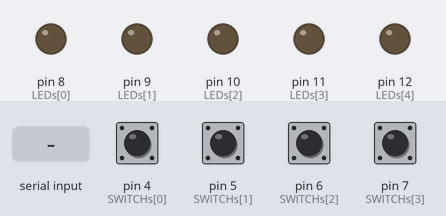
The sketch below on a simulated Arduino Uno, built with avr-gcc and run on an emulated ATmega328P. Shown: output pins drawn as LEDs (lit = HIGH). The test bench sets the inputs (shaded band); at power-on: pin 4 (SWITCHs[0]), pin 5 (SWITCHs[1]), pin 6 (SWITCHs[2]), pin 7 (SWITCHs[3]) HIGH. What the sketch prints to the serial monitor is not drawn.

Above: at 1.2 s.
1.3 s: pin 4 (SWITCHs[0]) pulled LOW for 0.15 s
At 1.45 s:
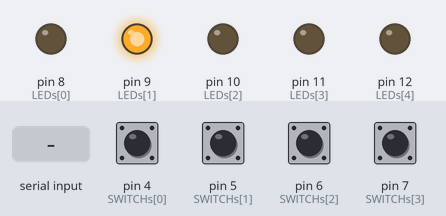
4.3 s: pin 6 (SWITCHs[2]) pulled LOW for 0.15 s
At 5.5 s:
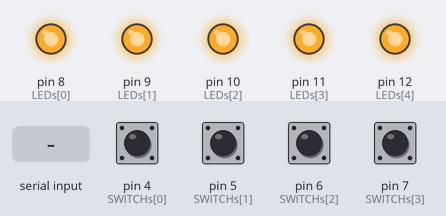
5.9 s: pin 5 (SWITCHs[1]) pulled LOW for 1 s
At 6.05 s:
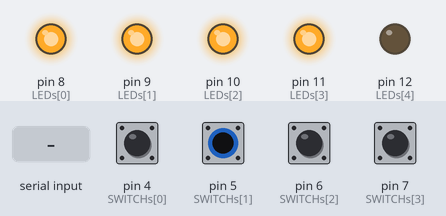
10.5 s: "1" received over Serial
At 10.75 s:
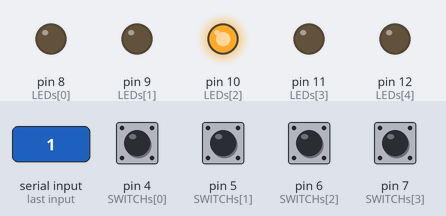
13.5 s: "3" received over Serial
At 14.0 s:
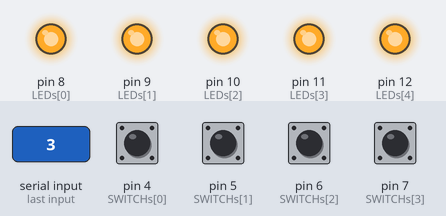
Timing chart, 0 to 16.0 s (numbered marks = the images above; inputs shaded):
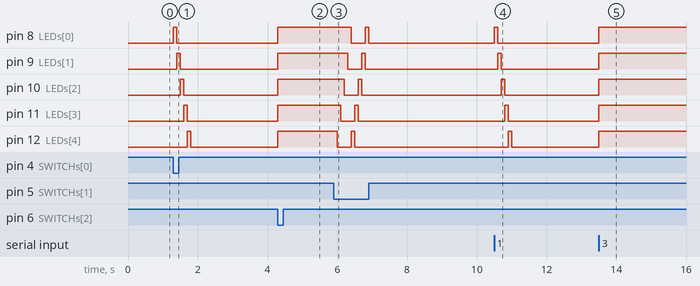

The sketch:

s1410832041_HW3.ino
```cpp
// 期中考會考類似的題目

/*
按鈕１：定義為腳位 4，LED 左旋
按鈕２:定義為腳位 5，LED 右旋
按鈕３：定義為腳位 6，LED 全亮
按鈕４：定義為腳位 7，LED 全熄
*/
const byte SWITCHs[] = {4, 5, 6, 7};

/*
LED1：定義為腳位 8
LED2：定義為腳位 9
LED3：定義為腳位 10
LED4：定義為腳位 11
LED5：定義為腳位 12
*/
const byte LEDs[] = {8, 9, 10, 11, 12};

int i;
char val;

void setup() {
  for (i = 0; i < 4; i++) {
    pinMode(SWITCHs[i], INPUT);
  }
  for (i = 0; i < 5; i++) {
    pinMode(LEDs[i], OUTPUT);
    digitalWrite(LEDs[i], LOW);
  }
  Serial.begin(9600);
  Serial.println("Arduino Uno Success Connect");
}

void loop() {
  /* HW2，用按鈕控制 */
  bool sw1 = !digitalRead(SWITCHs[0]);
  bool sw2 = !digitalRead(SWITCHs[1]);
  bool sw3 = !digitalRead(SWITCHs[2]);
  bool sw4 = !digitalRead(SWITCHs[3]);

  if (sw1) {
    btn1_func();
  }

  if (sw2) {
    btn2_func();
  }

  if (sw3) {
    btn3_func();
  }

  if (sw4) {
    btn4_func();
  }

  /* HW3，用 Serial Port 控制 */
  if (Serial.available()) {
    Serial.println("Serial available");
    val = Serial.read();
    if (val == '1') {
      btn1_func();
    } else if (val == '2') {
      btn2_func();
    } else if (val == '3') {
      btn3_func();
    } else if (val == '4') {
      btn4_func();
    }
  }

}

/* LED 初始化 */
void led_init() {
  for (i = 0; i < 5; i++) {
    digitalWrite(LEDs[i], LOW);
  }
}

/* 按鈕1：左旋 */
void btn1_func() {
  Serial.println("Button1：Left");
  for (i = 0; i < 5; i++) {
    digitalWrite(LEDs[i], HIGH);
    delay(100);
    digitalWrite(LEDs[i], LOW);
  }
}

/* 按鈕2：右旋 */
void btn2_func() {
  Serial.println("Button2：Right");
  for (i = 4; i > -1; i--) {
    digitalWrite(LEDs[i], HIGH);
    delay(100);
    digitalWrite(LEDs[i], LOW);
  }
}

/* 按鈕3：LED 全亮 */
void btn3_func() {
  Serial.println("Button3：HighLight");
  for (i = 0; i < 5; i++) {
    digitalWrite(LEDs[i], HIGH);
  }
}

/* 按鈕4：LED 全熄 */
void btn4_func() {
  Serial.println("Button4：Dark");
  for (i = 0; i < 5; i++) {
    digitalWrite(LEDs[i], LOW);
  }
}
```

Measured:
- after the input at 1.3 s, pin 8 (LEDs[0]): LOW → HIGH at once, → LOW 0.10 s later; pin 9 (LEDs[1]): LOW → HIGH after 0.10 s, → LOW 0.10 s later; pin 10 (LEDs[2]): LOW → HIGH after 0.20 s, → LOW 0.10 s later; pin 11 (LEDs[3]): LOW → HIGH after 0.30 s, → LOW 0.10 s later; pin 12 (LEDs[4]): LOW → HIGH after 0.40 s, → LOW 0.10 s later
- after the input at 4.3 s, pin 8 (LEDs[0]), pin 9 (LEDs[1]), pin 10 (LEDs[2]), pin 11 (LEDs[3]), pin 12 (LEDs[4]): LOW → HIGH at once
- after the input at 5.9 s, pin 8 (LEDs[0]): HIGH → LOW after 0.50 s, → HIGH 0.40 s later, → LOW 0.10 s later; pin 9 (LEDs[1]): HIGH → LOW after 0.40 s, → HIGH 0.40 s later, → LOW 0.10 s later
- after the input at 10.5 s, pin 8 (LEDs[0]): LOW → HIGH at once, → LOW 0.10 s later; pin 9 (LEDs[1]): LOW → HIGH after 0.10 s, → LOW 0.10 s later; pin 10 (LEDs[2]): LOW → HIGH after 0.20 s, → LOW 0.10 s later; pin 11 (LEDs[3]): LOW → HIGH after 0.30 s, → LOW 0.10 s later; pin 12 (LEDs[4]): LOW → HIGH after 0.40 s, → LOW 0.10 s later
- after the input at 13.5 s, pin 8 (LEDs[0]), pin 9 (LEDs[1]), pin 10 (LEDs[2]), pin 11 (LEDs[3]), pin 12 (LEDs[4]): LOW → HIGH at once
